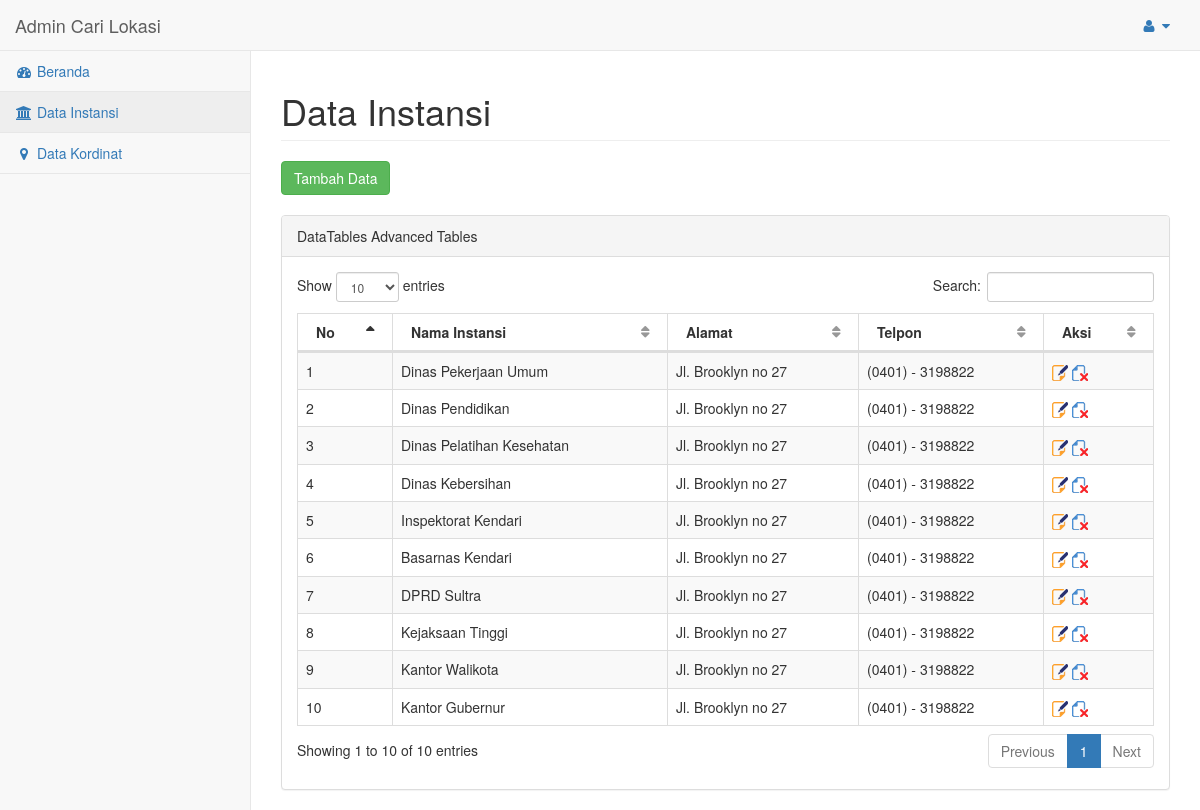
The page /admin/media.php?module=instansi (signed in) on the database its author committed.
### tables this page shows
CREATE TABLE IF NOT EXISTS `tabel_instansi` (
  `id_instansi` varchar(6) NOT NULL,
  `nm_instansi` varchar(50) NOT NULL,
  `alamat_instansi` varchar(50) NOT NULL,
  `kodepos` int(5) NOT NULL,
  `kab_instansi` varchar(50) NOT NULL,
  `prop_instansi` varchar(50) NOT NULL,
  `telpon` varchar(20) NOT NULL,
  `foto` varchar(200) NOT NULL
);

### admin/modul/instansi/instansi.php (the view, shortened to what this page needs)
<?php
$aksi="modul/instansi/aksi_instansi.php";
switch($_GET[act]){
	default:
	$tampil=mysql_query("select id_instansi, nm_instansi, alamat_instansi, kodepos, kab_instansi, prop_instansi, telpon from tabel_instansi order by id_instansi ASC");
	echo "
	<div class='row'>
                <div class='col-lg-12'>
                    <h1 class='page-header'>Data Instansi</h1>
                </div>
	</div>
	<div>
	<b><input type=button class=\"btn btn-success\" value='Tambah Data' onclick=\"window.location.href='?module=instansi&act=input';\"></b>
	</div>
	<br>
		<div class='row'>
                <div class='col-lg-12'>
                    <div class='panel panel-default'>
                        <div class='panel-heading'>
                            DataTables Advanced Tables
                        </div>
                        <div class='panel-body'>
                            <div class='dataTable_wrapper'>
                                <table class='table table-striped table-bordered table-hover' id='dataTables-example'>
                                    <thead>
                                        <tr>
                                            <th>No</th>
                                            <th>Nama Instansi</th>
                                            <th>Alamat</th>
                                            <th>Telpon</th>
                                            <th>Aksi</th>
                                        </tr>
                                    </thead>
                                    <tbody>";
  $no=1;
  while($dt=mysql_fetch_array($tampil)){
  echo "
                <tr class='odd gradeX'>
					<td>$no</td>
					<td>$dt[nm_instansi]</td>
					<td>$dt[alamat_instansi]</td>
					<td>$dt[telpon]</td>
					<td>
					<span><a href='?module=instansi&act=edit&id=$dt[id_instansi]'><img src='images/edit-small.png'></a>  </span>
					<span><a href=\"$aksi?module=instansi&act=hapus&id=$dt[id_instansi]\" onClick=\"return confirm('Apakah Anda benar-benar mau menghapusnya?')\">  <img src='images/delete-small.png'></a></span>
					</td>
                </tr>
            ";
  $no++;
  }
echo "</tbody>
                                </table>
                            </div>
                        </div>
                    </div>
                </div>
            </div>
	";
	break;
}
?>

### admin/media.php (shortened to what this page needs)
<?php
	if($_SESSION['login']==0){
		header('location:logtimeout.php');
	}
	else{
		if(!isset($_SESSION['namauser']) or !isset($_SESSION['passuser'])){
		echo "<script language=Javascript>
				javascript:document.location='login.php';
			</script>";
		} else if(isset($_SESSION['namauser']) and isset($_SESSION['passuser'])){
			$login=mysql_query("SELECT * FROM tabel_user WHERE userid='$_SESSION[namauser]' AND passid='$_SESSION[passuser]'");
			$ketemu=mysql_num_rows($login);
			if ($ketemu > 0){
?>
<!DOCTYPE html>
<html lang="en">
<head>
    <link href="bower_components/bootstrap/dist/css/bootstrap.min.css" rel="stylesheet">
    <link href="bower_components/metisMenu/dist/metisMenu.min.css" rel="stylesheet">
    <link href="bower_components/datatables-plugins/integration/bootstrap/3/dataTables.bootstrap.css" rel="stylesheet">
    <link href="bower_components/datatables-responsive/css/dataTables.responsive.css" rel="stylesheet">
    <link href="dist/css/sb-admin-2.css" rel="stylesheet">
    <link href="bower_components/font-awesome/css/font-awesome.min.css" rel="stylesheet" type="text/css">
</head>
<body>
    <div id="wrapper">
        <nav class="navbar navbar-default navbar-static-top" role="navigation" style="margin-bottom: 0">
            <div class="navbar-header">
                <a class="navbar-brand" href="javascript:void(0);">Admin Cari Lokasi</a>
            </div>
            <ul class="nav navbar-top-links navbar-right">
                <li class="dropdown">
                    <a class="dropdown-toggle" data-toggle="dropdown" href="#">
                        <i class="fa fa-user fa-fw"></i>  <i class="fa fa-caret-down"></i>
                    </a>
                </li>
            </ul>
            <div class="navbar-default sidebar" role="navigation">
                <div class="sidebar-nav navbar-collapse">
                    <ul class="nav" id="side-menu">
                        <li>
                            <a href="?module=home"><i class="fa fa-dashboard fa-fw"></i> Beranda</a>
                        </li>
                        <li>
                            <a href="?module=instansi"><i class="fa fa-bank fa-fw"></i> Data Instansi</a>
                        </li>
                        <li>
                            <a href="?module=kordinat"><i class="fa fa-map-marker fa-fw"></i> Data Kordinat</a>
                        </li>
                    </ul>
                </div>
            </div>
        </nav>
        <div id="page-wrapper">
			 <?php include "data.php"; ?>
        </div>
    </div>
</body>
</html>
<?php
	} else {
				echo "<script language=Javascript>
						javascript:document.location='login.php';
					</script>";
			}
		}
	}
?>

### admin/data.php (shortened to what this page needs)
<?php
	if($_GET['module']=="home"){
	include "modul/home/home.php";
	}
	else if($_GET['module']=="instansi"){
	include "modul/instansi/instansi.php";
	}
?>

### rows shown on the page
tabel_instansi: nm_instansi "Dinas Pekerjaan Umum", alamat_instansi "Jl. Brooklyn no 27", telpon "(0401) - 3198822"
tabel_instansi: nm_instansi "Dinas Pendidikan", alamat_instansi "Jl. Brooklyn no 27", telpon "(0401) - 3198822"
tabel_instansi: nm_instansi "Dinas Pelatihan Kesehatan", alamat_instansi "Jl. Brooklyn no 27", telpon "(0401) - 3198822"
tabel_instansi: nm_instansi "Dinas Kebersihan", alamat_instansi "Jl. Brooklyn no 27", telpon "(0401) - 3198822"
tabel_instansi: nm_instansi "Inspektorat Kendari", alamat_instansi "Jl. Brooklyn no 27", telpon "(0401) - 3198822"
tabel_instansi: nm_instansi "Basarnas Kendari", alamat_instansi "Jl. Brooklyn no 27", telpon "(0401) - 3198822"
tabel_instansi: nm_instansi "DPRD Sultra", alamat_instansi "Jl. Brooklyn no 27", telpon "(0401) - 3198822"
tabel_instansi: nm_instansi "Kejaksaan Tinggi", alamat_instansi "Jl. Brooklyn no 27", telpon "(0401) - 3198822"
tabel_instansi: nm_instansi "Kantor Walikota", alamat_instansi "Jl. Brooklyn no 27", telpon "(0401) - 3198822"
tabel_instansi: nm_instansi "Kantor Gubernur", alamat_instansi "Jl. Brooklyn no 27", telpon "(0401) - 3198822"
